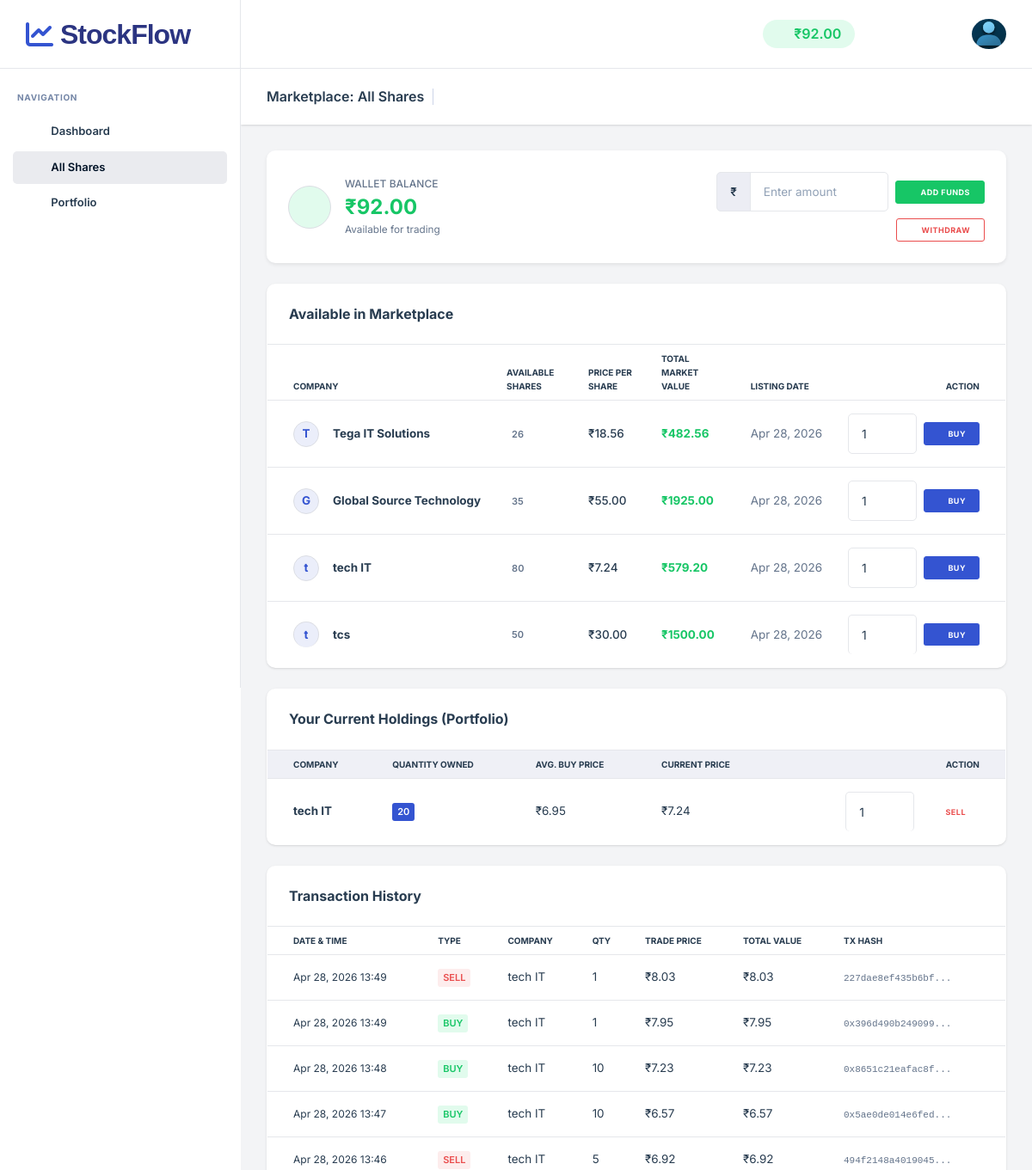
The app's page /available_shares (signed in, upper part), older data.
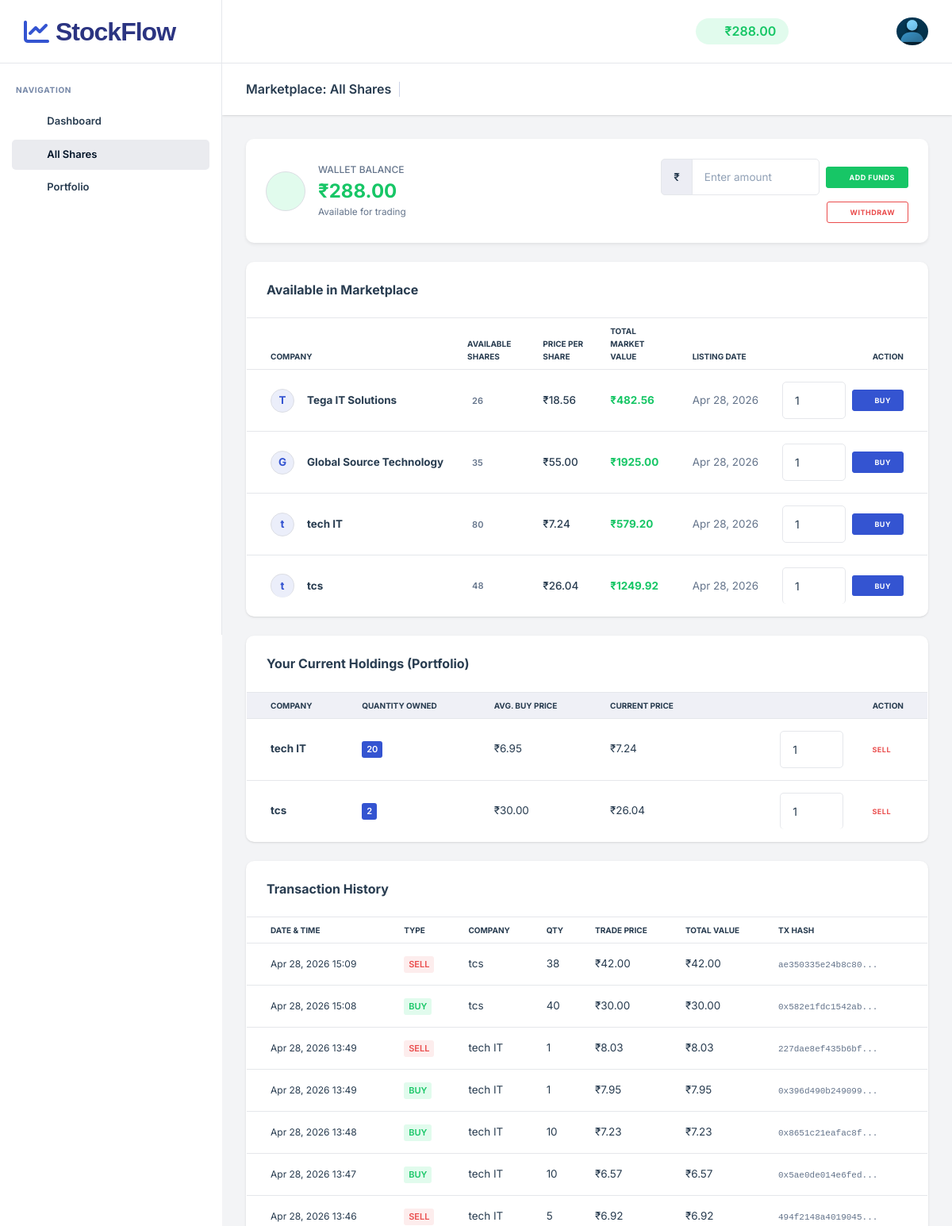
The same page, newer data.
### app/models.py (models this page shows, shortened)
class StockUser(models.Model):
    full_name = models.CharField(max_length=100)
    username = models.CharField(max_length=50, unique=True)
    email = models.EmailField(unique=True)
    phone = models.CharField(max_length=15)
    password = models.CharField(max_length=255) # Store hashed passwords here
    amount = models.IntegerField(default=0)
    created_at = models.DateTimeField(auto_now_add=True)
    wallet_address = models.CharField(max_length=42, unique=True, null=True, blank=True)

class ShareListing(models.Model):
    STATUS_CHOICES = [
        ('pending', 'Pending'),
        ('approved', 'Approved'),
        ('rejected', 'Rejected'),
    ]
    company = models.ForeignKey(Company, on_delete=models.CASCADE, related_name='listings')
    total_shares = models.PositiveIntegerField()
    price_per_share = models.DecimalField(max_digits=10, decimal_places=2)
    listing_date = models.DateTimeField(auto_now_add=True)
    status = models.CharField(max_length=20, choices=STATUS_CHOICES, default='pending')
    @property
    def total_value(self):
        return self.total_shares * self.price_per_share

class Company(models.Model):
    company_name = models.CharField(max_length=255)
    registration_number = models.CharField(max_length=100, unique=True)
    address = models.TextField()
    email = models.EmailField(unique=True)
    contact_number = models.CharField(max_length=20)
    username = models.CharField(max_length=100, unique=True)
    password = models.CharField(max_length=255)  # Raw password storage
    wallet_address = models.CharField(max_length=42, unique=True, null=True, blank=True)
    wallet_private_key = models.CharField(max_length=255, null=True, blank=True)

class UserPortfolio(models.Model):
    user = models.ForeignKey(StockUser, on_delete=models.CASCADE)
    listing = models.ForeignKey(ShareListing, on_delete=models.CASCADE)
    quantity = models.PositiveIntegerField(default=0)
    average_price = models.DecimalField(max_digits=10, decimal_places=2, default=0.00)

class Transaction(models.Model):
    TRANSACTION_TYPES = [('buy', 'Buy'), ('sell', 'Sell')]
    user = models.ForeignKey(StockUser, on_delete=models.CASCADE)
    listing = models.ForeignKey(ShareListing, on_delete=models.CASCADE)
    transaction_type = models.CharField(max_length=10, choices=TRANSACTION_TYPES)
    quantity = models.PositiveIntegerField()
    price_at_transaction = models.DecimalField(max_digits=10, decimal_places=2)
    timestamp = models.DateTimeField(auto_now_add=True)
    tx_hash = models.CharField(max_length=100, null=True, blank=True)

### app/views.py (the view)
# urls.py: path('available_shares', views.available_shares, name='available_shares'),
def available_shares(request):
    user_id = request.session.get('user_id')
    if not user_id:
        return redirect('login_page')
    user = StockUser.objects.get(id=user_id)
    listings = ShareListing.objects.filter(status='approved').select_related('company')
    portfolio = UserPortfolio.objects.filter(user=user)
    history = Transaction.objects.filter(user=user).order_by('-timestamp')
    context = {
        'listings': listings,
        'portfolio': portfolio,
        'history': history,
        'user': user,  # Pass user so wallet balance is visible in template
    }
    return render(request, 'available_shares.html', context)

### templates/available_shares.html (shortened to what the changed rows need)
<!DOCTYPE html>
<html lang="zxx">
<head>
    <link rel="stylesheet" type="text/css" href="/static/assets/css/bootstrap.min.css" />
    <link rel="stylesheet" type="text/css" href="/static/assets/vendors/css/vendors.min.css" />
    <link rel="stylesheet" type="text/css" href="/static/assets/css/theme.min.css" />
    <link rel="stylesheet" href="https://cdnjs.cloudflare.com/ajax/libs/font-awesome/6.0.0/css/all.min.css" />
</head>
<body>
    <header class="nxl-header">
        <div class="header-wrapper">
            <div class="header-right ms-auto">
                <div class="d-flex align-items-center">
                    <div class="nxl-h-item d-none d-sm-flex align-items-center me-2">
                        <span class="badge bg-soft-success text-success fs-6 px-3 py-2" style="border-radius: 20px;">
                            <i class="feather-credit-card me-1"></i>
                            ₹{{ user.amount|floatformat:2 }}
                        </span>
                    </div>
                </div>
            </div>
        </div>
    </header>
    <main class="nxl-container">
        <div class="nxl-content">
            <div class="main-content">
                <div class="card mb-4 border-0 shadow-sm">
                    <div class="card-body">
                        <div class="row align-items-center">
                            <div class="col-md-6 mb-3 mb-md-0">
                                <div class="d-flex align-items-center">
                                    <div>
                                        <p class="text-muted mb-1 fs-12 fw-medium text-uppercase">Wallet Balance</p>
                                        <h3 class="mb-0 text-success fw-bold">₹{{ user.amount|floatformat:2 }}</h3>
                                        <small class="text-muted">Available for trading</small>
                                    </div>
                                </div>
                            </div>
                        </div>
                    </div>
                </div>
                <div class="card mb-4">
                    <div class="card-body p-0">
                        <div class="table-responsive">
                            <table class="table table-hover mb-0">
                                <thead>
                                    <tr>
                                        <th>Company</th>
                                        <th>Available Shares</th>
                                        <th>Price Per Share</th>
                                        <th>Total Market Value</th>
                                        <th>Listing Date</th>
                                        <th class="text-end">Action</th>
                                    </tr>
                                </thead>
                                <tbody>
                                    {% for listing in listings %}
                                    <tr>
                                        <td>
                                            <div class="d-flex align-items-center">
                                                <div class="avatar-text avatar-md bg-soft-primary text-primary me-3">
                                                    {{ listing.company.company_name|slice:":1" }}
                                                </div>
                                                <span class="fw-bold text-dark">{{ listing.company.company_name }}</span>
                                            </div>
                                        </td>
                                        <td><span class="badge bg-soft-secondary text-secondary">{{ listing.total_shares }}</span></td>
                                        <td><span class="fw-medium">₹{{ listing.price_per_share }}</span></td>
                                        <td><span class="text-success fw-bold">₹{{ listing.total_value }}</span></td>
                                        <td><span class="text-muted">{{ listing.listing_date|date:"M d, Y" }}</span></td>
                                        <td class="text-end">
                                            <div class="d-flex align-items-center justify-content-end gap-2">
                                                <input
                                                    type="number"
                                                    id="buy-qty-{{ listing.id }}"
                                                    value="1"
                                                    min="1"
                                                    max="{{ listing.total_shares }}"
                                                    class="form-control form-control-sm"
                                                    style="width: 80px;"
                                                >
                                                <button
                                                    type="button"
                                                    class="btn btn-sm btn-primary"
                                                    onclick="buyWithMetaMask(
                                                        '{{ listing.id }}',
                                                        '{{ listing.price_per_share }}',
                                                        '{{ listing.company.wallet_address }}'
                                                    )"
                                                >
                                                    <i class="feather-shopping-cart me-1"></i> Buy
                                                </button>
                                            </div>
                                        </td>
                                    </tr>
                                    {% endfor %}
                                </tbody>
                            </table>
                        </div>
                    </div>
                </div>
                <div class="card mb-4">
                    <div class="card-body p-0">
                        <div class="table-responsive">
                            <table class="table table-hover mb-0">
                                <thead class="bg-light">
                                    <tr>
                                        <th>Company</th>
                                        <th>Quantity Owned</th>
                                        <th>Avg. Buy Price</th>
                                        <th>Current Price</th>
                                        <th class="text-end">Action</th>
                                    </tr>
                                </thead>
                                <tbody>
                                    {% for item in portfolio %}
                                    <tr>
                                        <td class="fw-bold">{{ item.listing.company.company_name }}</td>
                                        <td><span class="badge bg-primary">{{ item.quantity }}</span></td>
                                        <td>₹{{ item.average_price }}</td>
                                        <td>₹{{ item.listing.price_per_share }}</td>
                                        <td class="text-end">
                                            <div class="d-flex align-items-center justify-content-end gap-2">
                                                <input
                                                    type="number"
                                                    id="sell-qty-{{ item.listing.id }}"
                                                    value="1"
                                                    min="1"
                                                    max="{{ item.quantity }}"
                                                    class="form-control form-control-sm"
                                                    style="width: 80px;"
                                                >
                                                <button
                                                    type="button"
                                                    class="btn btn-sm btn-soft-danger text-danger"
                                                    onclick="sellWithWeb3('{{ item.listing.id }}')"
                                                >
                                                    <i class="feather-trending-down me-1"></i> Sell
                                                </button>
                                            </div>
                                        </td>
                                    </tr>
                                    {% empty %}
                                    <tr>
                                        <td colspan="5" class="text-center py-4 text-muted">You do not own any shares yet.</td>
                                    </tr>
                                    {% endfor %}
                                </tbody>
                            </table>
                        </div>
                    </div>
                </div>
                <div class="card">
                    <div class="card-body p-0">
                        <div class="table-responsive">
                            <table class="table table-sm mb-0">
                                <thead>
                                    <tr>
                                        <th>Date & Time</th>
                                        <th>Type</th>
                                        <th>Company</th>
                                        <th>Qty</th>
                                        <th>Trade Price</th>
                                        <th>Total Value</th>
                                        <th>TX Hash</th>
                                    </tr>
                                </thead>
                                <tbody>
                                    {% for trade in history %}
                                    <tr>
                                        <td class="fs-12">{{ trade.timestamp|date:"M d, Y H:i" }}</td>
                                        <td>
                                            <span class="badge {% if trade.transaction_type == 'buy' %}bg-soft-success text-success{% else %}bg-soft-danger text-danger{% endif %}">
                                                {{ trade.transaction_type|upper }}
                                            </span>
                                        </td>
                                        <td>{{ trade.listing.company.company_name }}</td>
                                        <td>{{ trade.quantity }}</td>
                                        <td>₹{{ trade.price_at_transaction }}</td>
                                        <td>₹{{ trade.price_at_transaction|floatformat:2 }}</td>
                                        <td>
                                            {% if trade.tx_hash %}
                                                <span class="text-muted fs-11" style="font-family: monospace; font-size: 11px;">
                                                    {{ trade.tx_hash|slice:":16" }}...
                                                </span>
                                            {% else %}
                                                <span class="text-muted fs-12">—</span>
                                            {% endif %}
                                        </td>
                                    </tr>
                                    {% empty %}
                                    <tr>
                                        <td colspan="7" class="text-center py-3 text-muted">No transaction history found.</td>
                                    </tr>
                                    {% endfor %}
                                </tbody>
                            </table>
                        </div>
                    </div>
                </div>
            </div>
        </div>
    </main>
</body>
</html>

Row changes from the older to the newer data that the page shows:
changed StockUser: amount "92.00" → "288.00"
changed ShareListing "tcs": total_shares "50" → "48"; price_per_share "30.00" → "26.04"; total_value "1500.00" → "1249.92"
added UserPortfolio: listing.company.company_name "tcs", quantity "2", average_price "30.00", listing.price_per_share "26.04", listing.id "1"
added Transaction: timestamp "Apr 28, 2026 15:09", transaction_type "SELL", listing.company.company_name "tcs", quantity "38", price_at_transaction "42.00", tx_hash "ae350335e24b8c80"
added Transaction: timestamp "Apr 28, 2026 15:08", transaction_type "BUY", listing.company.company_name "tcs", quantity "40", price_at_transaction "30.00", tx_hash "0x582e1fdc1542ab"
